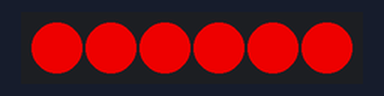
A sketch run on a simulated ESP8266 (NodeMCU). Parts: 6 RGB LEDs in strip order, left to right. WiFi joins after 1.5 s; servers stay silent unless stated; network time is answered at once with the bench clock; the local clock reads 2024-03-15 10:24:30 at power-on unless the sketch sets it; what the sketch prints to the serial monitor is not drawn.

Above: at 0.1 s.
At 2.1 s:
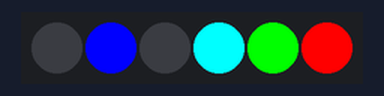
At 11.1 s:
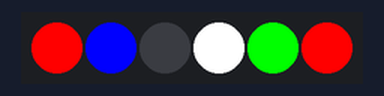
At 20.1 s:
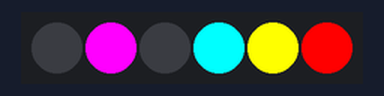
At 29.1 s:
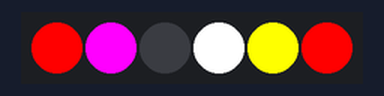
At 39.1 s:
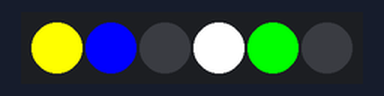
Timing chart, 0 to 40.0 s (numbered marks = the images above):
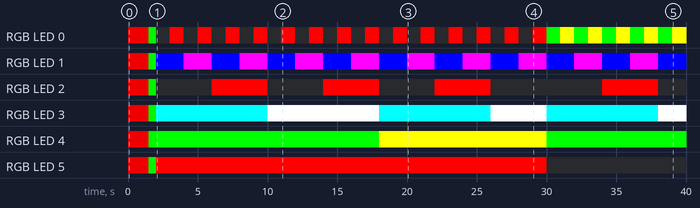

Measured:
- by itself, RGB LED 5: off → RGB(200, 0, 0) at 0.00 s, → RGB(0, 225, 0) 1.5 s later, → RGB(255, 0, 0) 0.53 s later, → off 28.0 s later
- by itself, RGB LED 2: off → RGB(200, 0, 0) at 0.00 s, → RGB(0, 225, 0) 1.5 s later, → off 0.53 s later, → RGB(255, 0, 0) 4.0 s later, … (11 changes in this stretch)
- by itself, RGB LED 0: off → RGB(200, 0, 0) at 0.00 s, → RGB(0, 225, 0) 1.5 s later, → off 0.53 s later, → RGB(255, 0, 0) 0.97 s later, … (40 changes in this stretch)
- what the display in image 1 shows lasts 1.0 s, from 2.0 s to 3.0 s

The sketch:

Binary-Clock-V1.ino
```cpp
#include <Adafruit_NeoPixel.h>
#include <NTPClient.h>
#include <ESP8266WiFi.h>
#include <WiFiUdp.h>

//Global Defines
#define UPDATE_DELAY			1000

//NTP Defines
#define NTP_UTC_OFFSET			-14400 // UTC -4 (Offset * 60 * 60)

//LED Defines
#define LED_PIN					D3
#define LED_NUM_LEDS			6
#define LED_BRIGHTNESS			255

const char* ssid = "<YourSSID>";
const char* password = "<YourPassword>";

WiFiUDP ntpUDP;
NTPClient timeClient(ntpUDP, "pool.ntp.org", NTP_UTC_OFFSET);
Adafruit_NeoPixel strip = Adafruit_NeoPixel(LED_NUM_LEDS, LED_PIN, NEO_GRB + NEO_KHZ800);

const uint32_t red = strip.Color(200, 0, 0);
const uint32_t green = strip.Color(0, 225, 0);
const uint32_t blue = strip.Color(0, 0, 255);
const uint32_t off = strip.Color(0, 0, 0);

void setup()
{
	Serial.begin(115200);

	initStrip();

	initWifi();

	timeClient.begin();
}

void initWifi()
{
	stripSolidColor(red);
	Serial.print("Connecting to: ");
	Serial.println(ssid);

	WiFi.begin(ssid, password);

	while (WiFi.status() != WL_CONNECTED) {
		delay(500);
		Serial.print(".");
	}

	stripSolidColor(green);
	delay(500);
}

void initStrip()
{
	strip.setBrightness(LED_BRIGHTNESS);
	strip.begin();

	for (int i = 0; i < LED_NUM_LEDS; i++)
	{
		strip.setPixelColor(i, off);
	}

	strip.show(); // Initialize all pixels to 'off'
}

void loop()
{
  unsigned long lastRun = millis();
	timeClient.update();

	Serial.print(timeClient.getHours());
	Serial.print(":");
	Serial.print(timeClient.getMinutes());
	Serial.print(":");
	Serial.println(timeClient.getSeconds());
	showTime(timeClient.getHours(), timeClient.getMinutes(), timeClient.getSeconds());

  while(lastRun + UPDATE_DELAY > millis())
  {

  }
}

void showTime(int hours, int minutes, int seconds)
{
	for (int pixelNum = 0; pixelNum < 6; pixelNum++)
	{
		strip.setPixelColor(pixelNum, strip.Color((seconds & (1 << pixelNum)) ? 255 : 0, (minutes & (1 << pixelNum)) ? 255 : 0, (hours & (1 << pixelNum)) ? 255 : 0));
	}
	strip.show();
}

void stripSolidColor(uint32_t color)
{
	for (int i = 0; i < LED_NUM_LEDS; i++)
	{
		strip.setPixelColor(i, color);
	}
	strip.show();
}
```
